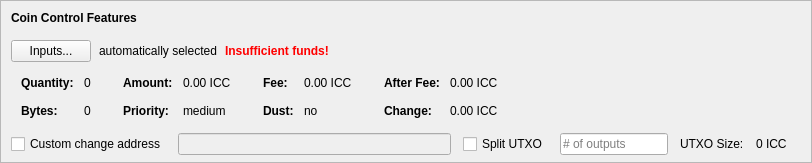
    <widget class="QFrame" name="frameCoinControl">
     <property name="sizePolicy">
      <sizepolicy hsizetype="Expanding" vsizetype="Expanding">
       <horstretch>0</horstretch>
       <verstretch>0</verstretch>
      </sizepolicy>
     </property>
     <property name="maximumSize">
      <size>
       <width>16777215</width>
       <height>16777215</height>
      </size>
     </property>
     <property name="frameShape">
      <enum>QFrame::StyledPanel</enum>
     </property>
     <property name="frameShadow">
      <enum>QFrame::Sunken</enum>
     </property>
     <layout class="QVBoxLayout" name="verticalLayoutCoinControl2">
      <property name="spacing">
       <number>0</number>
      </property>
      <property name="leftMargin">
       <number>0</number>
      </property>
      <property name="topMargin">
       <number>0</number>
      </property>
      <property name="rightMargin">
       <number>0</number>
      </property>
      <property name="bottomMargin">
       <number>6</number>
      </property>
      <item>
       <layout class="QVBoxLayout" name="verticalLayoutCoinControl" stretch="0,0,0,0,1">
        <property name="spacing">
         <number>0</number>
        </property>
        <property name="leftMargin">
         <number>10</number>
        </property>
        <property name="topMargin">
         <number>10</number>
        </property>
        <item>
         <layout class="QHBoxLayout" name="horizontalLayoutCoinControl1">
          <property name="bottomMargin">
           <number>15</number>
          </property>
          <item>
           <widget class="QLabel" name="labelCoinControlFeatures">
            <property name="sizePolicy">
             <sizepolicy hsizetype="Preferred" vsizetype="Maximum">
              <horstretch>0</horstretch>
              <verstretch>0</verstretch>
             </sizepolicy>
            </property>
            <property name="font">
             <font>
              <weight>75</weight>
              <bold>true</bold>
             </font>
            </property>
            <property name="styleSheet">
             <string notr="true">font-weight:bold;</string>
            </property>
            <property name="text">
             <string>Coin Control Features</string>
            </property>
           </widget>
          </item>
         </layout>
        </item>
        <item>
         <layout class="QHBoxLayout" name="horizontalLayoutCoinControl2" stretch="0,0,0,0">
          <property name="spacing">
           <number>8</number>
          </property>
          <property name="bottomMargin">
           <number>10</number>
          </property>
          <item>
           <widget class="QPushButton" name="pushButtonCoinControl">
            <property name="styleSheet">
             <string notr="true"/>
            </property>
            <property name="text">
             <string>Inputs...</string>
            </property>
            <property name="autoDefault">
             <bool>false</bool>
            </property>
           </widget>
          </item>
          <item>
           <widget class="QLabel" name="labelCoinControlAutomaticallySelected">
            <property name="text">
             <string>automatically selected</string>
            </property>
            <property name="margin">
             <number>5</number>
            </property>
           </widget>
          </item>
          <item>
           <widget class="QLabel" name="labelCoinControlInsuffFunds">
            <property name="font">
             <font>
              <weight>75</weight>
              <bold>true</bold>
             </font>
            </property>
            <property name="styleSheet">
             <string notr="true">color:red;font-weight:bold;</string>
            </property>
            <property name="text">
             <string>Insufficient funds!</string>
            </property>
            <property name="margin">
             <number>5</number>
            </property>
           </widget>
          </item>
          <item>
           <spacer name="horizontalSpacerCoinControl">
            <property name="orientation">
             <enum>Qt::Horizontal</enum>
            </property>
            <property name="sizeHint" stdset="0">
             <size>
              <width>40</width>
              <height>1</height>
             </size>
            </property>
           </spacer>
          </item>
         </layout>
        </item>
        <item>
         <widget class="QWidget" name="widgetCoinControl" native="true">
          <property name="sizePolicy">
           <sizepolicy hsizetype="Preferred" vsizetype="Preferred">
            <horstretch>0</horstretch>
            <verstretch>0</verstretch>
           </sizepolicy>
          </property>
          <property name="minimumSize">
           <size>
            <width>0</width>
            <height>0</height>
           </size>
          </property>
          <property name="styleSheet">
           <string notr="true"/>
          </property>
          <layout class="QHBoxLayout" name="horizontalLayoutCoinControl5">
           <property name="leftMargin">
            <number>0</number>
           </property>
           <property name="topMargin">
            <number>0</number>
           </property>
           <property name="rightMargin">
            <number>0</number>
           </property>
           <property name="bottomMargin">
            <number>0</number>
           </property>
           <item>
            <layout class="QHBoxLayout" name="horizontalLayoutCoinControl3" stretch="0,0,0,1">
             <property name="spacing">
              <number>20</number>
             </property>
             <property name="topMargin">
              <number>0</number>
             </property>
             <property name="bottomMargin">
              <number>10</number>
             </property>
             <item>
              <layout class="QFormLayout" name="formLayoutCoinControl1">
               <property name="horizontalSpacing">
                <number>10</number>
               </property>
               <property name="verticalSpacing">
                <number>14</number>
               </property>
               <property name="leftMargin">
                <number>10</number>
               </property>
               <property name="topMargin">
                <number>4</number>
               </property>
               <property name="rightMargin">
                <number>6</number>
               </property>
               <item row="0" column="0">
                <widget class="QLabel" name="labelCoinControlQuantityText">
                 <property name="font">
                  <font>
                   <weight>75</weight>
                   <bold>true</bold>
                  </font>
                 </property>
                 <property name="text">
                  <string>Quantity:</string>
                 </property>
                 <property name="margin">
                  <number>0</number>
                 </property>
                </widget>
               </item>
               <item row="0" column="1">
                <widget class="QLabel" name="labelCoinControlQuantity">
                 <property name="cursor">
                  <cursorShape>IBeamCursor</cursorShape>
                 </property>
                 <property name="contextMenuPolicy">
                  <enum>Qt::ActionsContextMenu</enum>
                 </property>
                 <property name="text">
                  <string notr="true">0</string>
                 </property>
                 <property name="margin">
                  <number>0</number>
                 </property>
                 <property name="textInteractionFlags">
                  <set>Qt::LinksAccessibleByMouse|Qt::TextSelectableByKeyboard|Qt::TextSelectableByMouse</set>
                 </property>
                </widget>
               </item>
               <item row="1" column="0">
                <widget class="QLabel" name="labelCoinControlBytesText">
                 <property name="font">
                  <font>
                   <weight>75</weight>
                   <bold>true</bold>
                  </font>
                 </property>
                 <property name="text">
                  <string>Bytes:</string>
                 </property>
                </widget>
               </item>
               <item row="1" column="1">
                <widget class="QLabel" name="labelCoinControlBytes">
                 <property name="cursor">
                  <cursorShape>IBeamCursor</cursorShape>
                 </property>
                 <property name="contextMenuPolicy">
                  <enum>Qt::ActionsContextMenu</enum>
                 </property>
                 <property name="text">
                  <string notr="true">0</string>
                 </property>
                 <property name="textInteractionFlags">
                  <set>Qt::LinksAccessibleByMouse|Qt::TextSelectableByKeyboard|Qt::TextSelectableByMouse</set>
                 </property>
                </widget>
               </item>
              </layout>
             </item>
             <item>
              <layout class="QFormLayout" name="formLayoutCoinControl2">
               <property name="horizontalSpacing">
                <number>10</number>
               </property>
               <property name="verticalSpacing">
                <number>14</number>
               </property>
               <property name="leftMargin">
                <number>6</number>
               </property>
               <property name="topMargin">
                <number>4</number>
               </property>
               <property name="rightMargin">
                <number>6</number>
               </property>
               <item row="0" column="0">
                <widget class="QLabel" name="labelCoinControlAmountText">
                 <property name="font">
                  <font>
                   <weight>75</weight>
                   <bold>true</bold>
                  </font>
                 </property>
                 <property name="text">
                  <string>Amount:</string>
                 </property>
                 <property name="margin">
                  <number>0</number>
                 </property>
                </widget>
               </item>
               <item row="0" column="1">
                <widget class="QLabel" name="labelCoinControlAmount">
                 <property name="cursor">
                  <cursorShape>IBeamCursor</cursorShape>
                 </property>
                 <property name="contextMenuPolicy">
                  <enum>Qt::ActionsContextMenu</enum>
                 </property>
                 <property name="text">
                  <string notr="true">0.00 ICC</string>
                 </property>
                 <property name="textInteractionFlags">
                  <set>Qt::LinksAccessibleByMouse|Qt::TextSelectableByKeyboard|Qt::TextSelectableByMouse</set>
                 </property>
                </widget>
               </item>
               <item row="1" column="0">
                <widget class="QLabel" name="labelCoinControlPriorityText">
                 <property name="font">
                  <font>
                   <weight>75</weight>
                   <bold>true</bold>
                  </font>
                 </property>
                 <property name="text">
                  <string>Priority:</string>
                 </property>
                </widget>
               </item>
               <item row="1" column="1">
                <widget class="QLabel" name="labelCoinControlPriority">
                 <property name="cursor">
                  <cursorShape>IBeamCursor</cursorShape>
                 </property>
                 <property name="contextMenuPolicy">
                  <enum>Qt::ActionsContextMenu</enum>
                 </property>
                 <property name="text">
                  <string>medium</string>
                 </property>
                 <property name="textInteractionFlags">
                  <set>Qt::LinksAccessibleByMouse|Qt::TextSelectableByKeyboard|Qt::TextSelectableByMouse</set>
                 </property>
                </widget>
               </item>
              </layout>
             </item>
             <item>
              <layout class="QFormLayout" name="formLayoutCoinControl3">
               <property name="horizontalSpacing">
                <number>10</number>
               </property>
               <property name="verticalSpacing">
                <number>14</number>
               </property>
               <property name="leftMargin">
                <number>6</number>
               </property>
               <property name="topMargin">
                <number>4</number>
               </property>
               <property name="rightMargin">
                <number>6</number>
               </property>
               <item row="0" column="0">
                <widget class="QLabel" name="labelCoinControlFeeText">
                 <property name="font">
                  <font>
                   <weight>75</weight>
                   <bold>true</bold>
                  </font>
                 </property>
                 <property name="text">
                  <string>Fee:</string>
                 </property>
                 <property name="margin">
                  <number>0</number>
                 </property>
                </widget>
               </item>
               <item row="0" column="1">
                <widget class="QLabel" name="labelCoinControlFee">
                 <property name="cursor">
                  <cursorShape>IBeamCursor</cursorShape>
                 </property>
                 <property name="contextMenuPolicy">
                  <enum>Qt::ActionsContextMenu</enum>
                 </property>
                 <property name="text">
                  <string notr="true">0.00 ICC</string>
                 </property>
                 <property name="textInteractionFlags">
                  <set>Qt::LinksAccessibleByMouse|Qt::TextSelectableByKeyboard|Qt::TextSelectableByMouse</set>
                 </property>
                </widget>
               </item>
               <item row="1" column="0">
                <widget class="QLabel" name="labelCoinControlLowOutputText">
                 <property name="font">
                  <font>
                   <weight>75</weight>
                   <bold>true</bold>
                  </font>
                 </property>
                 <property name="text">
                  <string>Dust:</string>
                 </property>
                </widget>
               </item>
               <item row="1" column="1">
                <widget class="QLabel" name="labelCoinControlLowOutput">
                 <property name="cursor">
                  <cursorShape>IBeamCursor</cursorShape>
                 </property>
                 <property name="contextMenuPolicy">
                  <enum>Qt::ActionsContextMenu</enum>
                 </property>
                 <property name="text">
                  <string>no</string>
                 </property>
                 <property name="textInteractionFlags">
                  <set>Qt::LinksAccessibleByMouse|Qt::TextSelectableByKeyboard|Qt::TextSelectableByMouse</set>
                 </property>
                </widget>
               </item>
              </layout>
             </item>
             <item>
              <layout class="QFormLayout" name="formLayoutCoinControl4">
               <property name="horizontalSpacing">
                <number>10</number>
               </property>
               <property name="verticalSpacing">
                <number>14</number>
               </property>
               <property name="leftMargin">
                <number>6</number>
               </property>
               <property name="topMargin">
                <number>4</number>
               </property>
               <property name="rightMargin">
                <number>6</number>
               </property>
               <item row="0" column="0">
                <widget class="QLabel" name="labelCoinControlAfterFeeText">
                 <property name="font">
                  <font>
                   <weight>75</weight>
                   <bold>true</bold>
                  </font>
                 </property>
                 <property name="text">
                  <string>After Fee:</string>
                 </property>
                 <property name="margin">
                  <number>0</number>
                 </property>
                </widget>
               </item>
               <item row="0" column="1">
                <widget class="QLabel" name="labelCoinControlAfterFee">
                 <property name="cursor">
                  <cursorShape>IBeamCursor</cursorShape>
                 </property>
                 <property name="contextMenuPolicy">
                  <enum>Qt::ActionsContextMenu</enum>
                 </property>
                 <property name="text">
                  <string notr="true">0.00 ICC</string>
                 </property>
                 <property name="textInteractionFlags">
                  <set>Qt::LinksAccessibleByMouse|Qt::TextSelectableByKeyboard|Qt::TextSelectableByMouse</set>
                 </property>
                </widget>
               </item>
               <item row="1" column="0">
                <widget class="QLabel" name="labelCoinControlChangeText">
                 <property name="font">
                  <font>
                   <weight>75</weight>
                   <bold>true</bold>
                  </font>
                 </property>
                 <property name="text">
                  <string>Change:</string>
                 </property>
                </widget>
               </item>
               <item row="1" column="1">
                <widget class="QLabel" name="labelCoinControlChange">
                 <property name="cursor">
                  <cursorShape>IBeamCursor</cursorShape>
                 </property>
                 <property name="contextMenuPolicy">
                  <enum>Qt::ActionsContextMenu</enum>
                 </property>
                 <property name="text">
                  <string notr="true">0.00 ICC</string>
                 </property>
                 <property name="textInteractionFlags">
                  <set>Qt::LinksAccessibleByMouse|Qt::TextSelectableByKeyboard|Qt::TextSelectableByMouse</set>
                 </property>
                </widget>
               </item>
              </layout>
             </item>
            </layout>
           </item>
          </layout>
         </widget>
        </item>
        <item>
         <layout class="QHBoxLayout" name="horizontalLayoutCoinControl4" stretch="0,0,0,0,0,0,0">
          <property name="spacing">
           <number>12</number>
          </property>
          <property name="sizeConstraint">
           <enum>QLayout::SetDefaultConstraint</enum>
          </property>
          <property name="topMargin">
           <number>5</number>
          </property>
          <property name="rightMargin">
           <number>5</number>
          </property>
          <item>
           <widget class="QCheckBox" name="checkBoxCoinControlChange">
            <property name="toolTip">
             <string>If this is activated, but the change address is empty or invalid, change will be sent to a newly generated address.</string>
            </property>
            <property name="text">
             <string>Custom change address</string>
            </property>
           </widget>
          </item>
          <item>
           <widget class="QValidatedLineEdit" name="lineEditCoinControlChange">
            <property name="enabled">
             <bool>false</bool>
            </property>
            <property name="sizePolicy">
             <sizepolicy hsizetype="Expanding" vsizetype="Fixed">
              <horstretch>0</horstretch>
              <verstretch>0</verstretch>
             </sizepolicy>
            </property>
           </widget>
          </item>
          <item>
           <widget class="QCheckBox" name="splitBlockCheckBox">
            <property name="text">
             <string>Split UTXO</string>
            </property>
           </widget>
          </item>
          <item>
           <widget class="QLineEdit" name="splitBlockLineEdit">
            <property name="sizePolicy">
             <sizepolicy hsizetype="Fixed" vsizetype="Fixed">
              <horstretch>50</horstretch>
              <verstretch>0</verstretch>
             </sizepolicy>
            </property>
            <property name="placeholderText">
             <string># of outputs</string>
            </property>
           </widget>
          </item>
          <item>
           <widget class="QLabel" name="labelBlockSizeText">
            <property name="text">
             <string>UTXO Size:</string>
            </property>
           </widget>
          </item>
          <item>
           <widget class="QLabel" name="labelBlockSize">
            <property name="text">
             <string>0 ICC</string>
            </property>
           </widget>
          </item>
          <item>
           <widget class="QLabel" name="labelCoinControlChangeLabel">
            <property name="sizePolicy">
             <sizepolicy hsizetype="Preferred" vsizetype="Expanding">
              <horstretch>0</horstretch>
              <verstretch>0</verstretch>
             </sizepolicy>
            </property>
            <property name="minimumSize">
             <size>
              <width>0</width>
              <height>0</height>
             </size>
            </property>
            <property name="text">
             <string/>
            </property>
            <property name="margin">
             <number>3</number>
            </property>
           </widget>
          </item>
         </layout>
        </item>
        <item>
         <spacer name="verticalSpacerCoinControl">
          <property name="orientation">
           <enum>Qt::Vertical</enum>
          </property>
          <property name="sizeHint" stdset="0">
           <size>
            <width>800</width>
            <height>1</height>
           </size>
          </property>
         </spacer>
        </item>
       </layout>
      </item>
     </layout>
    </widget>
